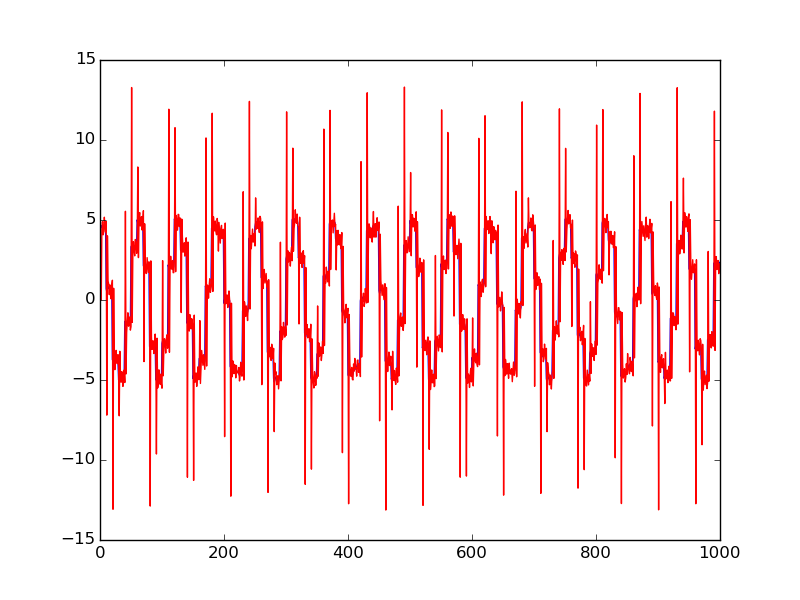

This figure's Python source:
import matplotlib
import math

def zed(t):
    result = 5 * math.sin(t / 10 + 2) + 0.1 * math.sin(t) + 0.1 * math.sin(2 * t - 5)
    return result

def zed_hat(t, z):
    if t < 3:
        return 0
    else:
        return 3 * z[t - 1] - 3 * z[t - 2] + z[t - 3]
    
z = []
zh = []
t = range(0, 1000)

for i in t:
    z.append(zed(i))
    zh.append(zed_hat(i, z))

sum_of_errors_squared = 0
sum_of_zs_squared = 0

for i in range(3,1000):
    error = zh[i] - z[i]
    error_squared = error ** 2
    z_squared = z[i] ** 2
    
    sum_of_errors_squared += error_squared
    sum_of_zs_squared += z_squared

relative_rms = (sum_of_errors_squared / sum_of_zs_squared) ** 0.5

print "Relative RMS error is {0}".format(relative_rms)

matplotlib.use("Agg")
import matplotlib.pyplot as plt

fig = plt.figure()
plt.plot(t, z, 'b-', t, zh, 'r-')
plt.show()

fig.savefig("prob_20b.png")
